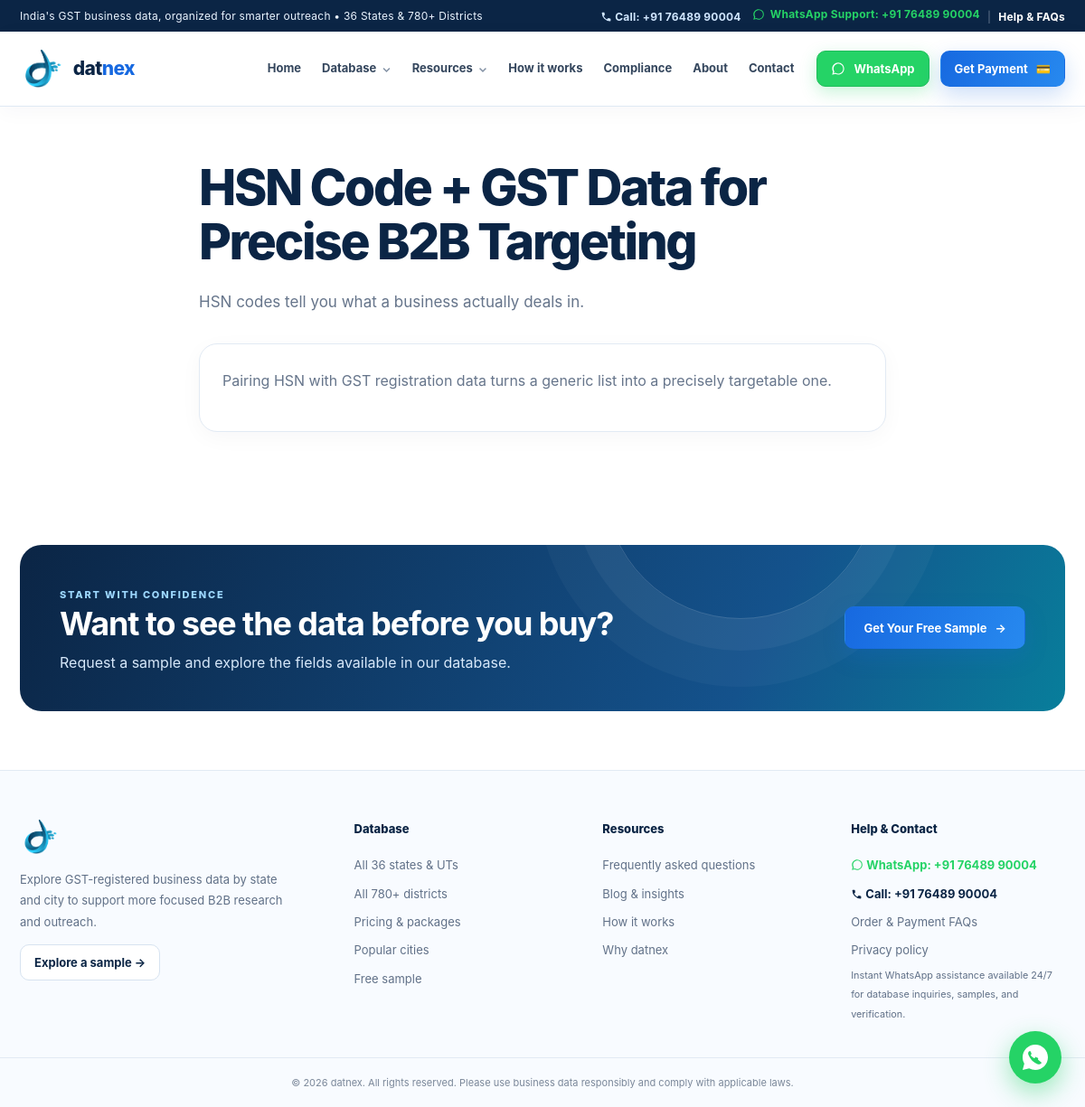
The app's page /blog/hsn-code-gst-data-for-precise-b2b-targeting with its own data.
### tables this page shows
CREATE TABLE blog_posts(
  id INTEGER PRIMARY KEY AUTOINCREMENT, title TEXT, slug TEXT UNIQUE,
  excerpt TEXT, body TEXT, created_at TEXT DEFAULT CURRENT_TIMESTAMP);

### datnex_reworked/app.py (the view)
@app.route("/blog/<slug>")
def blog_post(slug):
    p = get_db().execute("SELECT * FROM blog_posts WHERE slug=?", (slug,)).fetchone()
    if not p: abort(404)
    return render_template("post.html", p=p)

### datnex_reworked/app.py (called while the page is built)
def get_db():
    if "db" not in g:
        g.db = sqlite3.connect(DB_PATH)
        g.db.row_factory = sqlite3.Row
        g.db.execute("PRAGMA foreign_keys=ON")
    return g.db

### datnex_reworked/templates/post.html (shortened to what this page needs)
{% extends 'base.html' %}
{% block content %}
<div class="wrap" style="max-width:760px">
  <h1>{{ p.title }}</h1>
  <p class="sub">{{ p.excerpt }}</p>
  <div class="card" style="margin-top:30px;line-height:1.9">
    {% for para in p.body.split('\n\n') %}<p style="margin-bottom:16px">{{ para }}</p>{% endfor %}
  </div>
</div>
{% endblock %}

### datnex_reworked/templates/base.html (style rules this page uses)
:root { --navy:#0b2545;--navy2:#123e70;--blue:#1769e0;--blue2:#2f83f7;--cyan:#20b9d6;--ink:#14243b;--muted:#66758b;--line:#e2eaf4;--pale:#f3f7fc;--white:#fff;--green:#15966a;--shadow:0 18px 50px rgba(11,37,69,.09);--radius:20px;--container:1180px }
* { box-sizing:border-box }
html { scroll-behavior:smooth;scroll-padding-top:95px }
body { margin:0;color:var(--ink);font-family:Inter,ui-sans-serif,system-ui,-apple-system,BlinkMacSystemFont,"Segoe UI",sans-serif;line-height:1.65;background:#fff;-webkit-font-smoothing:antialiased }
.container,.wrap { width:min(var(--container),calc(100% - 44px));margin-inline:auto }
.wrap { padding-block:60px }
h1,h2,h3,h4,p { margin-top:0 }
h1 { font-size:clamp(36px,4.6vw,62px);line-height:1.08;letter-spacing:-2.4px;font-weight:850;color:var(--navy);margin-bottom:22px }
.sub { font-size:17px;line-height:1.8;color:var(--muted);max-width:690px }
.card { min-width:0;background:#fff;border:1px solid var(--line);border-radius:var(--radius);padding:25px;box-shadow:0 6px 25px rgba(11,37,69,.035);transition:transform .25s,border-color .25s,box-shadow .25s }
.card p,.card small { color:var(--muted) }
.card p { margin-bottom:0 }

### records on screen
blog_posts: title "HSN Code + GST Data for Precise B2B Targeting", excerpt "HSN codes tell you what a business actually deals in.", body "Pairing HSN with GST registration data turns a generic list into a precisely targetable one."

### other values on screen
{{ call_display }} "+91 76489 90004"
{{ whatsapp_display }} "+91 76489 90004"
